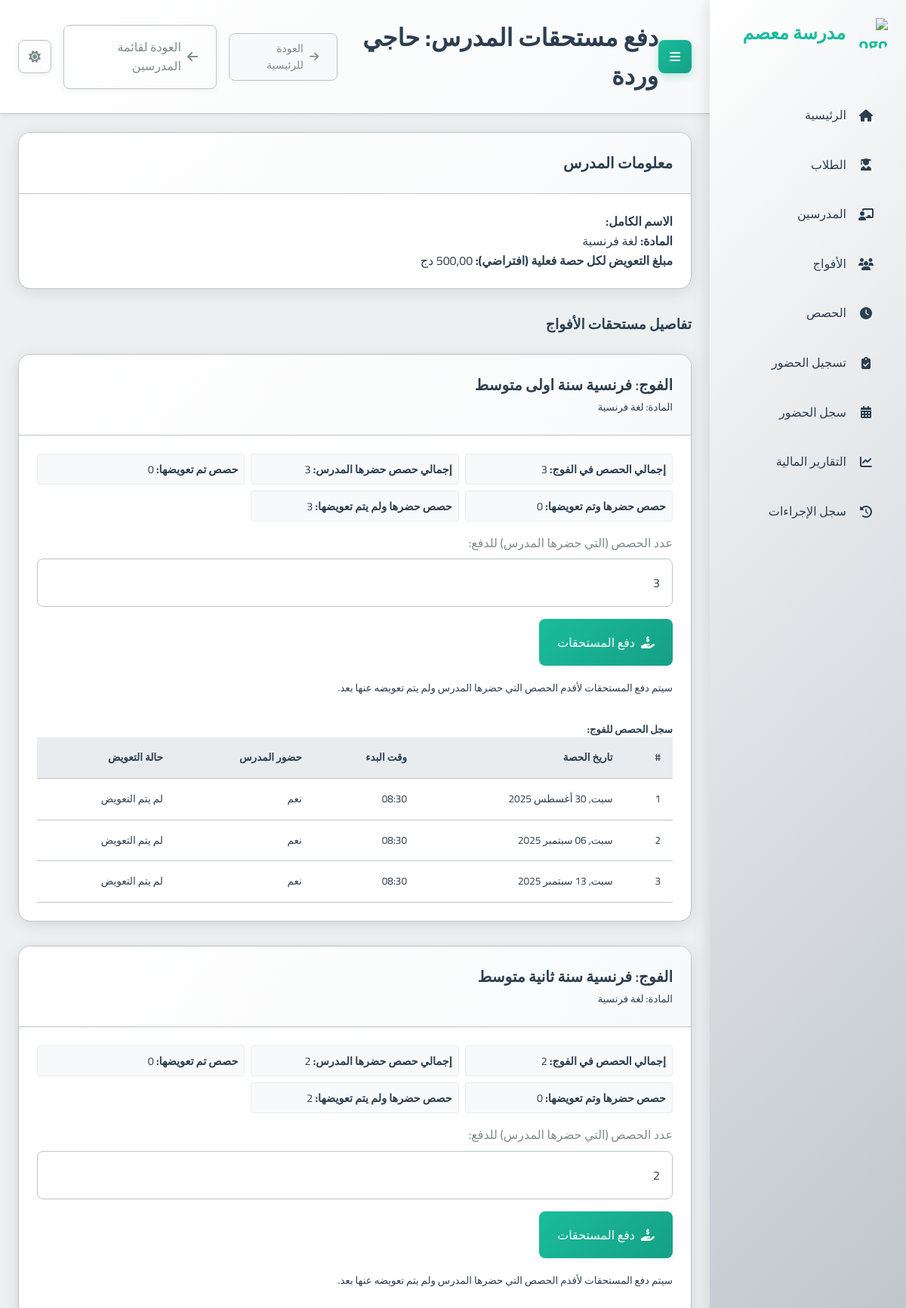
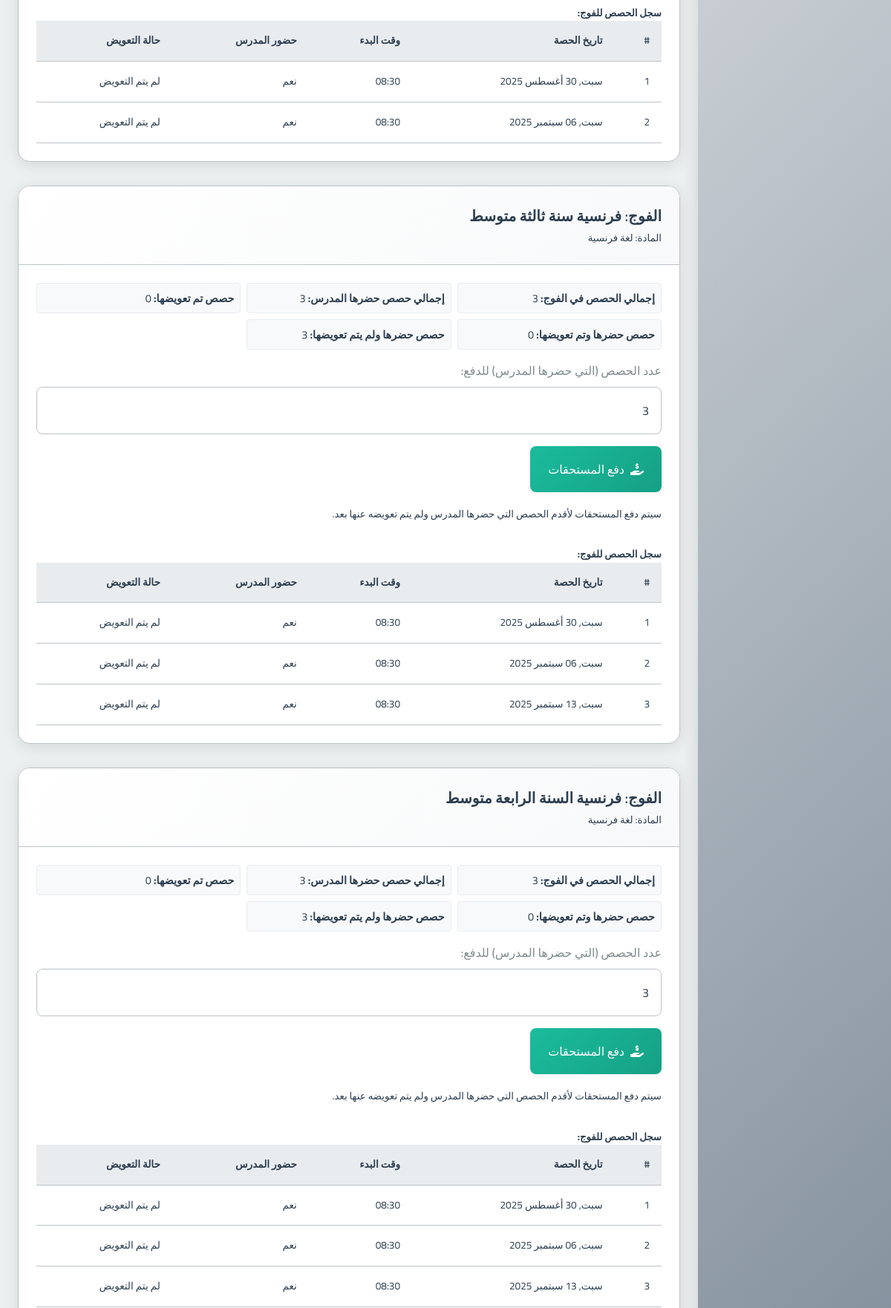
Page /payments/teacher/2/ (upper part) on the committed database (2 pictures, top to bottom).
### school_app/models.py (models this page shows, shortened)
class Teacher(models.Model):
    full_name = models.CharField(max_length=201, verbose_name="الاسم الكامل")
    phone_number = models.CharField(max_length=20, unique=True, verbose_name="رقم الهاتف")
    subject = models.ForeignKey(Subject, on_delete=models.PROTECT, verbose_name="المادة الأساسية")
    created_at = models.DateTimeField(auto_now_add=True, verbose_name="تاريخ الإنشاء")
    class Meta:
        verbose_name = "مدرس"
        verbose_name_plural = "المدرسون"

class Subject(models.Model):
    name = models.CharField(max_length=100, verbose_name="اسم المادة")
    class Meta:
        verbose_name = "مادة دراسية"
        verbose_name_plural = "المواد الدراسية"

class Group(models.Model):
    name = models.CharField(max_length=100, verbose_name="اسم الفوج")
    subject = models.ForeignKey(Subject, on_delete=models.PROTECT, verbose_name="المادة")
    teacher = models.ForeignKey(Teacher, on_delete=models.CASCADE, verbose_name="المدرس")
    academic_levels = models.ManyToManyField(AcademicLevel, verbose_name="المستويات الدراسية المتوافقة")
    price_per_4_sessions = models.DecimalField(max_digits=10, decimal_places=2, verbose_name="السعر لكل 4 حصص")
    session_day = models.IntegerField(choices=[
        (0, 'الاثنين'),
        (1, 'الثلاثاء'),
        (2, 'الأربعاء'),
        (3, 'الخميس'),
        (4, 'الجمعة'),
        (5, 'السبت'),
        (6, 'الأحد')
    ], verbose_name="يوم الحصة")
    session_start_time = models.TimeField(verbose_name="وقت بداية الحصة")
    session_duration = models.DecimalField(max_digits=4, decimal_places=2, default=1.5, verbose_name="مدة الحصة (ساعات)")
    students = models.ManyToManyField(Student, through='StudentGroup', blank=True, verbose_name="الطلاب المسجلون")
    created_at = models.DateTimeField(auto_now_add=True, verbose_name="تاريخ الإنشاء")
    is_continuous = models.BooleanField(default=False, verbose_name="فوج مستمر (تُنشأ الحصص أسبوعياً تلقائياً)")
    created_sessions_until = models.DateField(null=True, blank=True, verbose_name="تم إنشاء الحصص حتى تاريخ")
    class Meta:
        verbose_name = "فوج"
        verbose_name_plural = "الأفواج"

class Session(models.Model):
    group = models.ForeignKey(Group, on_delete=models.CASCADE, related_name='sessions', verbose_name="الفوج")
    date = models.DateField(verbose_name="التاريخ")
    start_time = models.TimeField(verbose_name="وقت البدء")
    duration = models.DecimalField(max_digits=4, decimal_places=2, verbose_name="المدة (ساعات)")
    teacher_attended = models.BooleanField(default=True, verbose_name="حضور المدرس")
    teacher_compensated = models.BooleanField(default=False, verbose_name="تم تعويض المدرس")
    teacher_payment_amount = models.DecimalField(max_digits=10, decimal_places=2, default=Decimal('0.00'), verbose_name="المبلغ المدفوع للمدرس")
    created_at = models.DateTimeField(auto_now_add=True, verbose_name="تاريخ الإنشاء")
    class Meta:
        verbose_name = "حصة"
        verbose_name_plural = "الحصص"

### school_app/views.py (the view, shortened to what this page needs)
# urls.py: path('payments/teacher/<int:teacher_id>/', views.teacher_payment, name='teacher_payment'),
def teacher_payment(request, teacher_id):
    teacher = get_object_or_404(Teacher, id=teacher_id)
    page_title = f"دفع مستحقات المدرس: {teacher.full_name}"
    payment_info_by_group = []
    taught_groups = Group.objects.filter(teacher=teacher).prefetch_related('sessions', 'subject')
    for group in taught_groups:
        group_sessions_qs = group.sessions.all().order_by('date', 'start_time')
        total_sessions_in_group = group_sessions_qs.count()
        compensated_session_count = 0
        uncompensated_session_count = 0 # All uncompensated sessions for this group
        attended_and_compensated_count = 0
        attended_not_compensated_count = 0 # Attended by teacher but not yet compensated
        teacher_attended_total_count = 0
        session_details_list = []
        for session_obj in group_sessions_qs:
            teacher_attended_status = session_obj.teacher_attended if session_obj.teacher_attended is not None else False
            if teacher_attended_status:
                teacher_attended_total_count +=1
            if session_obj.teacher_compensated:
                compensated_session_count += 1
                if teacher_attended_status:
                    attended_and_compensated_count += 1
            else: # Not compensated
                uncompensated_session_count += 1
                if teacher_attended_status:
                    attended_not_compensated_count += 1
            session_details_list.append({
                'id': session_obj.id,
                'date': session_obj.date,
                'start_time': session_obj.start_time.strftime("%H:%M"),
                'teacher_attended': teacher_attended_status,
                'teacher_compensated': session_obj.teacher_compensated,
            })
        payment_info_by_group.append({
            'group_id': group.id,
            'group_name': group.name,
            'subject_name': group.subject.name,
            'total_sessions_in_group': total_sessions_in_group,
            'teacher_attended_total_count': teacher_attended_total_count,
            'compensated_session_count': compensated_session_count, # Total compensated for this group
            'uncompensated_session_count': uncompensated_session_count, # Total uncompensated for this group
            'attended_and_compensated_count': attended_and_compensated_count,
            'attended_not_compensated_count': attended_not_compensated_count, # Key for form: sessions eligible for payment
            'session_details': session_details_list,
        })
    context = {
        'teacher': teacher,
        'payment_info_by_group': payment_info_by_group,
        'TEACHER_PAY_PER_SESSION_AMOUNT': TEACHER_PAY_PER_SESSION_AMOUNT, # Placeholder for display
        'page_title': page_title
    }
    return render(request, 'school_app/teacher_payment.html', context)

### templates/school_app/teacher_payment.html (shortened to what this page needs)
{% extends "base.html" %}
{% block page_title %}{{ page_title }}{% endblock %}
{% block header_actions %}
  <a href="{% url 'teacher_list' %}" class="btn btn-outline-secondary">
    <i class="fas fa-arrow-left"></i> العودة لقائمة المدرسين
  </a>
{% endblock %}
{% block content %}
<div class="container-fluid">
  <div class="card mb-4">
    <div class="card-header">
      <h3 class="card-title">معلومات المدرس</h3>
    </div>
    <div class="card-body">
      <p><strong>الاسم الكامل:</strong> {{ teacher.first_name }} {{ teacher.last_name }}</p>
      <p><strong>المادة:</strong> {{ teacher.subject.name }}</p>
      <p><strong>مبلغ التعويض لكل حصة فعلية (افتراضي):</strong> {{ TEACHER_PAY_PER_SESSION_AMOUNT|floatformat:2 }} دج</p>
    </div>
  </div>
  {% if payment_info_by_group %}
    <h3 class="mb-3">تفاصيل مستحقات الأفواج</h3>
    {% for group_info in payment_info_by_group %}
      <div class="card mb-4">
        <div class="card-header bg-light">
          <h4 class="card-title mb-0">الفوج: {{ group_info.group_name }}</h4>
          <small class="text-muted">المادة: {{ group_info.subject_name }}</small>
        </div>
        <div class="card-body">
          <div class="payment-summary-grid mb-3">
              <div><strong>إجمالي الحصص في الفوج:</strong> {{ group_info.total_sessions_in_group }}</div>
              <div><strong>إجمالي حصص حضرها المدرس:</strong> <span class="font-weight-bold">{{ group_info.teacher_attended_total_count }}</span></div>
              <div><strong>حصص تم تعويضها:</strong> <span class="text-success font-weight-bold">{{ group_info.compensated_session_count }}</span></div>
              <div><strong>حصص حضرها وتم تعويضها:</strong> <span class="text-success">{{ group_info.attended_and_compensated_count }}</span></div>
              <div><strong>حصص حضرها ولم يتم تعويضها:</strong> <span class="text-danger font-weight-bold">{{ group_info.attended_not_compensated_count }}</span></div>
          </div>
          {% if group_info.attended_not_compensated_count > 0 %}
          <form method="post" action="{% url 'teacher_payment' teacher.id %}" class="border p-3 rounded bg-white shadow-sm mb-3">
            <div class="form-row align-items-end">
              <div class="col-md-5 col-sm-7 mb-2">
                <label for="sessions_to_compensate_{{ group_info.group_id }}">عدد الحصص (التي حضرها المدرس) للدفع:</label>
                <input type="number" class="form-control" id="sessions_to_compensate_{{ group_info.group_id }}" name="sessions_to_compensate_count" value="{{ group_info.attended_not_compensated_count }}" min="1" max="{{ group_info.attended_not_compensated_count }}">
              </div>
              <div class="col-md-auto col-sm-5 mb-2">
                <button type="submit" class="btn btn-primary btn-block">
                  <i class="fas fa-hand-holding-usd"></i> دفع المستحقات
                </button>
              </div>
            </div>
            <small class="form-text text-muted">سيتم دفع المستحقات لأقدم الحصص التي حضرها المدرس ولم يتم تعويضه عنها بعد.</small>
          </form>
          {% else %}
            <p class="alert alert-info"><i class="fas fa-info-circle"></i> لا توجد حصص إضافية حضرها المدرس ومستحقة للدفع حالياً لهذا الفوج.</p>
          {% endif %}
          <h5 class="mt-4">سجل الحصص للفوج:</h5>
          <div class="table-responsive">
            <table class="table table-sm table-bordered table-hover" style="font-size: 0.85rem;">
              <thead class="thead-light">
                <tr>
                  <th>#</th>
                  <th>تاريخ الحصة</th>
                  <th>وقت البدء</th>
                  <th>حضور المدرس</th>
                  <th>حالة التعويض</th>
                </tr>
              </thead>
              <tbody>
                {% for session_detail in group_info.session_details %}
                  <tr class="{% if not session_detail.teacher_compensated and session_detail.teacher_attended %}table-warning{% elif session_detail.teacher_compensated and not session_detail.teacher_attended %}table-info{% endif %}">
                    <td>{{ forloop.counter }}</td>
                    <td>{{ session_detail.date|date:"D, d M Y" }}</td>
                    <td>{{ session_detail.start_time }}</td>
                    <td>
                      {% if session_detail.teacher_attended %}
                        <span class="badge badge-success">نعم</span>
                      {% elif session_detail.teacher_attended is None %}
                        <span class="badge badge-secondary">لم يحدد</span>
                      {% else %}
                        <span class="badge badge-danger">لا</span>
                      {% endif %}
                    </td>
                    <td>
                      {% if session_detail.teacher_compensated %}
                        <span class="badge badge-success">تم التعويض</span>
                      {% else %}
                        <span class="badge badge-warning">لم يتم التعويض</span>
                      {% endif %}
                    </td>
                  </tr>
                {% empty %}
                  <tr>
                    <td colspan="5" class="text-center text-muted">لا توجد حصص مجدولة لهذا الفوج بعد.</td>
                  </tr>
                {% endfor %}
              </tbody>
            </table>
          </div>
        </div>
      </div>
    {% endfor %}
  {% else %}
    <p class="text-center text-muted lead mt-4">هذا المدرس غير مسجل في أي فوج حالياً أو لا توجد أفواج متاحة.</p>
  {% endif %}
</div>
{% endblock %}

### static/css/main.css (style rules this page uses)
:root { --primary-color: #2c3e50; --primary-light: #34495e; --primary-darker: #1a252f; --accent-color: #1abc9c; --accent-light: #2fe2b3; --accent-dark: #16a085; --text-color: #2c3e50; --text-secondary: #7f8c8d; --text-on-primary: #ffffff; --text-on-accent: #ffffff; --text-nav: #2c3e50; --background-color: #ecf0f1; --card-background: #ffffff; --input-background: #ffffff; --border-color: #bdc3c7; --input-border-color: #bdc3c7; --success-color: #2ecc71; --warning-color: #f39c12; --error-color: #e74c3c; --info-color: #1E90FF; --table-header-background: #e9ecef; --table-row-hover-background: #f8f9fa; --box-shadow-color: rgba(0, 0, 0, 0.1); --box-shadow-color-hover: rgba(0, 0, 0, 0.15); --box-shadow-soft-color: rgba(0, 0, 0, 0.05); --subtle-background: #f8f9fa; --spacing-xs: 8px; --spacing-sm: 16px; --spacing-md: 24px; --spacing-lg: 32px; --spacing-xl: 48px; --font-family: 'Cairo', sans-serif; --font-size-xs: 12px; --font-size-sm: 14px; --font-size-md: 16px; --font-size-lg: 20px; --font-size-xl: 24px; --font-size-xxl: 32px; --border-radius-sm: 4px; --border-radius-md: 8px; --border-radius-lg: 16px; --transition-fast: 0.2s ease; --transition-normal: 0.3s ease; --transition-slow: 0.5s ease; --sidebar-width: 260px; }
* { margin: 0; padding: 0; box-sizing: border-box; direction: rtl; }
html { direction: rtl; font-size: 16px; }
body { font-family: var(--font-family); background-color: var(--background-color); color: var(--text-color); line-height: 1.6; transition: background-color var(--transition-normal), color var(--transition-normal); overflow-x: hidden; }
.card { background-color: var(--card-background); border-radius: var(--border-radius-lg); box-shadow: 0 4px 20px var(--box-shadow-color); margin-bottom: var(--spacing-md); overflow: hidden; transition: all var(--transition-normal); border: 1px solid var(--border-color); }
.card-header { padding: var(--spacing-md); border-bottom: 1px solid var(--border-color); background: linear-gradient(135deg, var(--card-background) 0%, var(--subtle-background) 100%); }
.card-title { font-size: var(--font-size-lg); font-weight: 600; margin: 0; color: var(--text-color); }
.card-body { padding: var(--spacing-md); color: var(--text-color); }
.btn { font-family: var(--font-family); padding: var(--spacing-sm) var(--spacing-md); border: none; border-radius: var(--border-radius-md); cursor: pointer; font-size: var(--font-size-md); font-weight: 500; text-decoration: none; display: inline-flex; align-items: center; gap: var(--spacing-xs); transition: all var(--transition-fast); box-shadow: 0 2px 8px var(--box-shadow-soft-color); }
.btn-primary { background: linear-gradient(135deg, var(--accent-color) 0%, var(--accent-dark) 100%); color: var(--text-on-accent); }
.btn-outline-secondary { background-color: transparent; border: 1px solid var(--border-color); color: var(--text-secondary); }
label { display: block; margin-bottom: var(--spacing-xs); font-weight: 500; color: var(--text-secondary); }
input, select, textarea { font-family: var(--font-family); width: 100%; padding: var(--spacing-sm); border: 1px solid var(--input-border-color); border-radius: var(--border-radius-md); background-color: var(--input-background); color: var(--text-color); font-size: var(--font-size-md); transition: all var(--transition-fast); }
.mb-2 { margin-bottom: var(--spacing-sm); }
.mb-3 { margin-bottom: var(--spacing-md); }
.mb-4 { margin-bottom: var(--spacing-lg); }
.mt-4 { margin-top: var(--spacing-lg); }
table { width: 100%; border-collapse: collapse; }
th, td { padding: var(--spacing-sm); text-align: right; border-bottom: 1px solid var(--border-color); }
th { background-color: var(--table-header-background); font-weight: 600; color: var(--text-color); }

### templates/school_app/teacher_payment.html (style rules this page uses)
.payment-summary-grid { display: grid; grid-template-columns: repeat(auto-fit, minmax(220px, 1fr)); gap: 0.5rem; margin-bottom: 1rem; font-size: 0.9rem; }
.payment-summary-grid > div { background-color: #f8f9fa; padding: 0.5rem; border-radius: 0.25rem; border: 1px solid #e9ecef; }

### rows in the picture
Teacher: subject.name "لغة فرنسية"
Group: group_name "فرنسية سنة اولى متوسط"
Subject: subject_name "لغة فرنسية" "لغة فرنسية" "لغة فرنسية" "لغة فرنسية"
Session: date "سبت, 30 أغسطس 2025"
Session: date "سبت, 06 سبتمبر 2025"
Session: date "سبت, 13 سبتمبر 2025"
Group: group_name "فرنسية سنة ثانية متوسط"
Session: date "سبت, 30 أغسطس 2025"
Session: date "سبت, 06 سبتمبر 2025"
Group: group_name "فرنسية سنة ثالثة متوسط"
Session: date "سبت, 30 أغسطس 2025"
Session: date "سبت, 06 سبتمبر 2025"
Session: date "سبت, 13 سبتمبر 2025"
Group: group_name "فرنسية السنة الرابعة متوسط"
Session: date "سبت, 30 أغسطس 2025"
Session: date "سبت, 06 سبتمبر 2025"
Session: date "سبت, 13 سبتمبر 2025"

### other values in the picture
{{ page_title }} "دفع مستحقات المدرس: حاجي وردة"
{{ group_info.total_sessions_in_group }} "3" "2" "3" "3"
{{ group_info.teacher_attended_total_count }} "3" "2" "3" "3"
{{ group_info.compensated_session_count }} "0" "0" "0" "0"
{{ group_info.attended_and_compensated_count }} "0" "0" "0" "0"
{{ group_info.attended_not_compensated_count }} "3" "2" "3" "3"
{{ session_detail.start_time }} "08:30" "08:30" "08:30" "08:30" "08:30" "08:30" "08:30" "08:30" "08:30" "08:30" "08:30"
